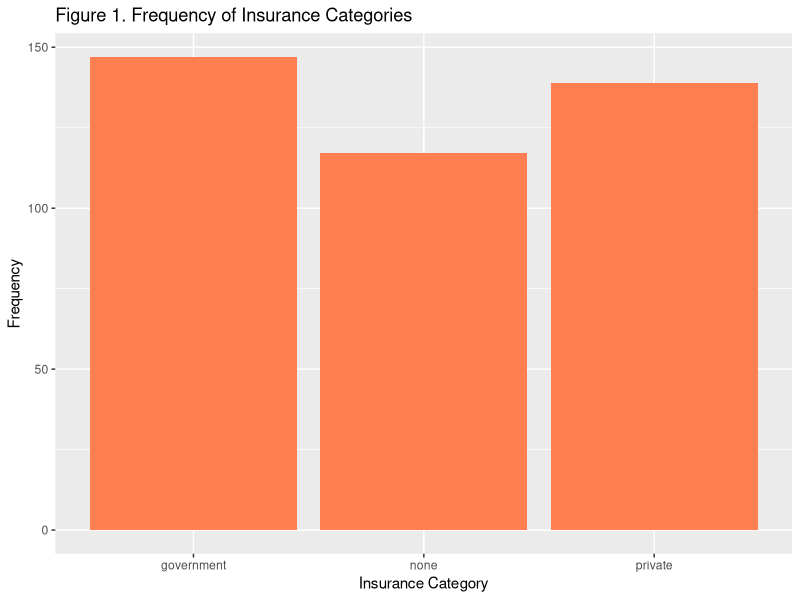
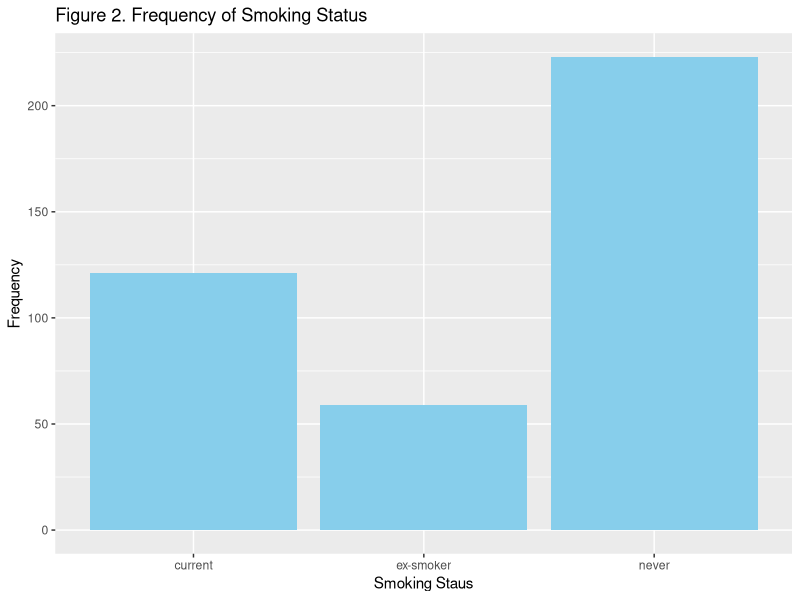
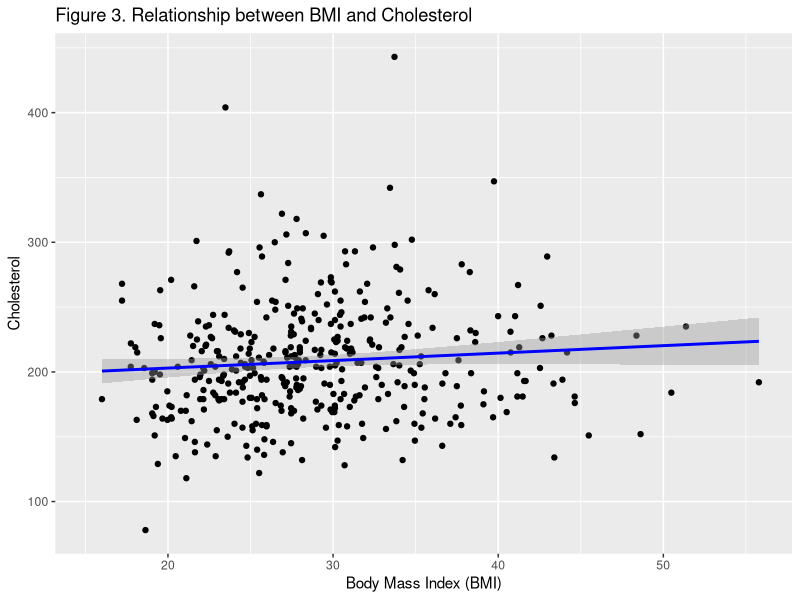
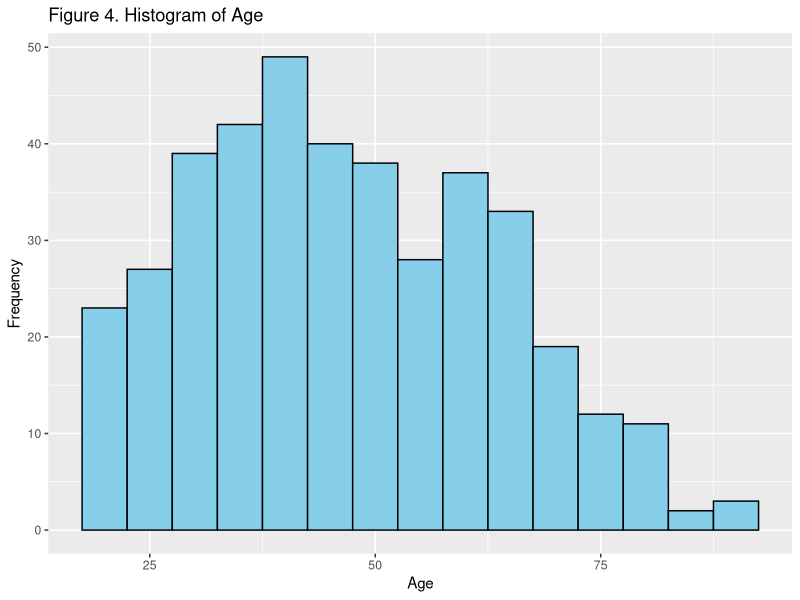

Source code (R) for these figures, in order:
## ---- chunk 1
library(dplyr)
library("ggplot2")
data <- read.csv("diabetes.csv")
data$height.si <- data$height * .0254
data$weight.si <- data$weight * 0.453592
data$bmi <- data$weight.si/(data$height.si^2)
data$bmi_categorized <- ifelse(data$bmi < 18.5, "underweight",
                                ifelse(data$bmi >= 18.5 & data$bmi <= 25, "normal",
                                       ifelse(data$bmi > 25 & data$bmi <= 30, "overweight",
                                              ifelse(data$bmi > 30, "obese", NA))))

data$insurance <- ifelse(data$insurance == 0, "none",
                         ifelse(data$insurance == 1, "government",
                                ifelse(data$insurance == 2, "private", data$insurance)))

data$smoking <- ifelse(data$smoking == 1, "current",
                       ifelse(data$smoking == 2, "never",
                              ifelse(data$smoking == 3, "ex-smoker", data$smoking)))
table(data$insurance)
table(data$smoking)

## ---- chunk 2
nrow(data)
bmi_freq <- table(data$bmi_categorized)
bmi_percentage <- round((prop.table(bmi_freq) * 100),2)
print(bmi_percentage)

genderpct <- round((prop.table(table(data$gender)) * 100),2)
print(genderpct)

#diabetes
round((prop.table(table(data$dm))* 100),2)


round(mean(data$age))

round(mean(data$bmi, na.rm = TRUE))
table(data$smoking)

## ---- chunk 3

ggplot(data, aes(x = insurance)) +
  geom_bar(fill = "coral") +
  labs(title = "Figure 1. Frequency of Insurance Categories", x = "Insurance Category", y = "Frequency")

ggplot(data, aes(x = smoking)) +
  geom_bar(fill = "skyblue") +
  labs(title = "Figure 2. Frequency of Smoking Status", x = "Smoking Staus", y = "Frequency")

ggplot(data = data, aes(x = bmi, y = chol)) +
  geom_point() +
  geom_smooth(method = "lm",  color = "blue") + 
  labs(title = "Figure 3. Relationship between BMI and Cholesterol",
       x = "Body Mass Index (BMI)",
       y = "Cholesterol")

cor(data$bmi, data$chol, use = "complete.obs")

ggplot(data, aes(x = age)) +
  geom_histogram(binwidth = 5, fill = "skyblue", color = "black") +
  labs(title = "Figure 4. Histogram of Age", x = "Age", y = "Frequency")


## ---- chunk 4
glm(dm ~ age + gender + bmi, data = data, family = binomial)

